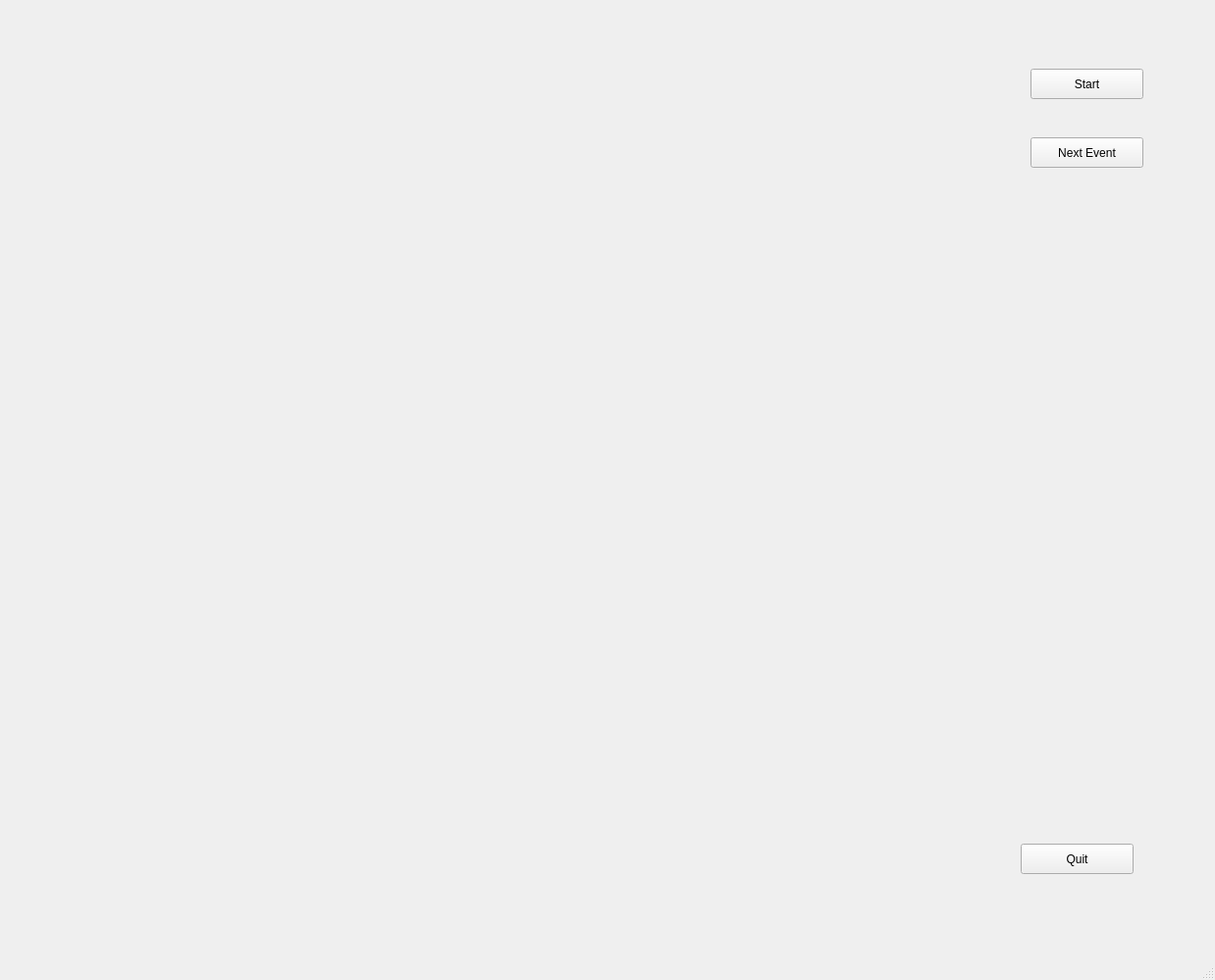
<?xml version="1.0" encoding="UTF-8"?>
<ui version="4.0">
 <class>EventDisplayWindow</class>
 <widget class="QMainWindow" name="EventDisplayWindow">
  <property name="geometry">
   <rect>
    <x>0</x>
    <y>0</y>
    <width>1238</width>
    <height>999</height>
   </rect>
  </property>
  <property name="sizePolicy">
   <sizepolicy hsizetype="Fixed" vsizetype="Fixed">
    <horstretch>0</horstretch>
    <verstretch>0</verstretch>
   </sizepolicy>
  </property>
  <property name="windowTitle">
   <string>AHCAL Event Display</string>
  </property>
  <widget class="QWidget" name="centralwidget">
   <widget class="QPushButton" name="Quit">
    <property name="geometry">
     <rect>
      <x>1040</x>
      <y>860</y>
      <width>115</width>
      <height>31</height>
     </rect>
    </property>
    <property name="text">
     <string>Quit</string>
    </property>
   </widget>
   <widget class="QPushButton" name="Start">
    <property name="geometry">
     <rect>
      <x>1050</x>
      <y>70</y>
      <width>115</width>
      <height>31</height>
     </rect>
    </property>
    <property name="text">
     <string>Start</string>
    </property>
   </widget>
   <widget class="QPushButton" name="Next_Ev">
    <property name="geometry">
     <rect>
      <x>1050</x>
      <y>140</y>
      <width>115</width>
      <height>31</height>
     </rect>
    </property>
    <property name="text">
     <string>Next Event</string>
    </property>
   </widget>
   <widget class="GLCED" name="glced" native="true">
    <property name="geometry">
     <rect>
      <x>40</x>
      <y>40</y>
      <width>950</width>
      <height>870</height>
     </rect>
    </property>
    <property name="sizePolicy">
     <sizepolicy hsizetype="Fixed" vsizetype="Fixed">
      <horstretch>0</horstretch>
      <verstretch>0</verstretch>
     </sizepolicy>
    </property>
   </widget>
  </widget>
  <widget class="QMenuBar" name="menubar">
   <property name="geometry">
    <rect>
     <x>0</x>
     <y>0</y>
     <width>1238</width>
     <height>29</height>
    </rect>
   </property>
  </widget>
  <widget class="QStatusBar" name="statusbar"/>
 </widget>
 <customwidgets>
  <customwidget>
   <class>GLCED</class>
   <extends>QWidget</extends>
   <header location="global">glced.h</header>
   <container>1</container>
  </customwidget>
 </customwidgets>
 <resources/>
 <connections/>
</ui>
